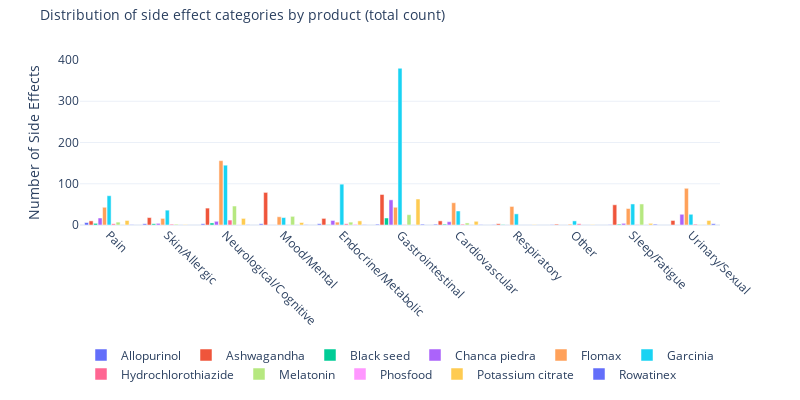

The code cell stored with this chart in its notebook:
### Markdown cell above
# 4. Side effects

### Code cell
def create_category_distribution(df, use_counts=False):
    """Create a grouped bar plot comparing side effect category distributions across medicines.
    
    Args:
        df: DataFrame with the side effects data
        use_counts: If True, show actual counts. If False, show percentages.
    """
    all_data = []
    for product in sorted(df['Product'].unique()):
        product_data = df[df['Product'] == product]
        category_counts = product_data['Category'].value_counts()
        
        if use_counts:
            values = category_counts.values
        else:
            values = (category_counts / len(product_data)) * 100
            
        category_df = pd.DataFrame({
            'Category': category_counts.index,
            'Value': values,
            'Product': product
        })
        all_data.append(category_df)

    plot_df = pd.concat(all_data)
    
    fig = px.bar(plot_df, 
                 x='Category', 
                 y='Value',
                 color='Product',
                 barmode='group',
                 width=PLOT_PARAMS['width'] * 2.0,
                 height=PLOT_PARAMS['height'] * 2.0)

    # Determine title and axis labels based on the mode
    metric = "total count" if use_counts else "percentage"
    y_axis_label = "Number of Side Effects" if use_counts else "Percentage of Side Effects"
    
    fig.update_layout(
        title=dict(
            text=f'Distribution of side effect categories by product ({metric})',
            y=0.95,
            yanchor='bottom'
        ),
        xaxis_title= None,
        yaxis_title=y_axis_label,
        template='plotly_white',
        bargap=0.15,
        bargroupgap=0.1,
        # margin=PLOT_PARAMS['margin'],
        title_font_size=PLOT_PARAMS['title_font_size'],
        xaxis=dict(tickangle=45),
        legend=dict(
            orientation='h',
            yanchor='top',
            y=-.7,
            xanchor='center',
            x=0.5,
            title=None
        )
    )

    for product_name in plot_df['Product'].unique():
        product_data = plot_df[plot_df['Product'] == product_name]
        hover_value = "Count: %{y}" if use_counts else "Percentage: %{y:.1f}%"
        fig.update_traces(
            customdata=product_data[['Product', 'Category']].values,
            hovertemplate=(
                "%{customdata[0]}<br>" +
                "Category: %{customdata[1]}<br>" +
                hover_value +
                "<extra></extra>"
            ),
            selector=dict(name=product_name)
        )
    
    return fig

def create_subcategory_distribution(df, category, use_counts=False):
    """Create a grouped bar plot for subcategories within a specific category.
    
    Args:
        df: DataFrame with the side effects data
        category: The main category to analyze
        use_counts: If True, show actual counts. If False, show percentages.
    """
    category_data = df[df['Category'] == category]
    
    all_data = []
    for product in sorted(category_data['Product'].unique()):
        product_data = category_data[category_data['Product'] == product]
        subcategory_counts = product_data['Subcategory'].value_counts()
        
        if use_counts:
            values = subcategory_counts.values
        else:
            # Calculate percentage relative to total side effects for the product
            values = (subcategory_counts / len(df[df['Product'] == product])) * 100
            
        subcategory_df = pd.DataFrame({
            'Subcategory': subcategory_counts.index,
            'Value': values,
            'Product': product
        })
        all_data.append(subcategory_df)

    plot_df = pd.concat(all_data)
    
    fig = px.bar(plot_df, 
                 x='Subcategory', 
                 y='Value',
                 color='Product',
                 barmode='group',
                 width=PLOT_PARAMS['width'] * 2.0,
                 height=PLOT_PARAMS['height'] * 2.0)

    # Determine title and axis labels based on the mode
    metric = "total count" if use_counts else "percentage"
    y_axis_label = "Number of Side Effects" if use_counts else "Percentage of Side Effects"
    
    fig.update_layout(
        title=dict(
            text=f'Distribution of {category} subcategories by product ({metric})',
            y=0.95,
            yanchor='bottom'
        ),
        xaxis_title=None,
        yaxis_title=y_axis_label,
        template='plotly_white',
        bargap=0.15,
        bargroupgap=0.1,
        # margin=PLOT_PARAMS['margin'],
        title_font_size=PLOT_PARAMS['title_font_size'],
        xaxis=dict(tickangle=45),
        legend=dict(
            orientation='h',
            yanchor='top',
            y=-0.7,
            xanchor='center',
            x=0.5,
            title=None
        )
    )

    for product_name in plot_df['Product'].unique():
        product_data = plot_df[plot_df['Product'] == product_name]
        hover_value = "Count: %{y}" if use_counts else "Percentage: %{y:.1f}%"
        fig.update_traces(
            customdata=product_data[['Product', 'Subcategory']].values,
            hovertemplate=(
                "%{customdata[0]}<br>" +
                "Subcategory: %{customdata[1]}<br>" +
                hover_value +
                "<extra></extra>"
            ),
            selector=dict(name=product_name)
        )
    
    return fig

def sanitize_filename(category):
    """Convert category name to filename-friendly format."""
    # Replace forward slashes and other special characters with hyphens
    sanitized = category.lower().replace('/', '-').replace(' ', '-')
    # Remove any other potentially problematic characters
    sanitized = ''.join(c for c in sanitized if c.isalnum() or c == '-')
    return sanitized

PLOT_PARAMS = {
    'width': 400,
    'height': 200,
    'margin': dict(l=50, r=50, t=50, b=50),
    'title_font_size': 14
}

# Usage:
df = pd.read_csv('csv-files/Kidney Stone Reviews - Summary - Side effects.csv')
# Create main category distribution
use_counts = True
metric = "total-count" if use_counts else "percentage"
fig_categories = create_category_distribution(df, use_counts=use_counts)
fig_categories.show()
# fig_categories.write_html(figfolder + "side-effects-category-distribution-" + metric + ".html")

for use_counts in [True, False]:
    metric = "total-count" if use_counts else "percentage"
    
    # Create and save main category distribution
    fig_categories = create_category_distribution(df, use_counts=use_counts)
    fig_categories.write_html(figfolder + f"side-effects-category-distribution-{metric}.html")
    
    # Get all unique categories and create plots for each
    categories = sorted(df['Category'].unique())
    
    for category in categories:
        # Create filename-friendly version of category name
        category_filename = sanitize_filename(category)
        
        # Create and save subcategory distribution
        fig_subcategories = create_subcategory_distribution(df, category, use_counts=use_counts)
        filename = f"side-effects-{category_filename}-subcategories-{metric}.html"
        # fig_subcategories.write_html(
        #     figfolder + f"side-effects-{category_filename}-subcategories-{metric}.html"
        # )

### Figure 1 — Plotly figure (JSON) as saved in the notebook; plotly's stock layout.template omitted (floating-point values rounded to 4 significant figures)
{"data": [{"alignmentgroup": "True", "customdata": [["Allopurinol", "Pain"], ["Allopurinol", "Skin/Allergic"], ["Allopurinol", "Neurological/Cognitive"], ["Allopurinol", "Mood/Mental"], ["Allopurinol", "Endocrine/Metabolic"], ["Allopurinol", "Gastrointestinal"], ["Allopurinol", "Cardiovascular"], ["Allopurinol", "Respiratory"], ["Allopurinol", "Other"], ["Allopurinol", "Sleep/Fatigue"]], "hovertemplate": "%{customdata[0]}<br>Category: %{customdata[1]}<br>Count: %{y}<extra></extra>", "legendgroup": "Allopurinol", "marker": {"color": "#636efa", "pattern": {"shape": ""}}, "name": "Allopurinol", "offsetgroup": "Allopurinol", "orientation": "v", "showlegend": true, "textposition": "auto", "type": "bar", "x": ["Pain", "Skin/Allergic", "Neurological/Cognitive", "Mood/Mental", "Endocrine/Metabolic", "Gastrointestinal", "Cardiovascular", "Respiratory", "Other", "Sleep/Fatigue"], "xaxis": "x", "y": [6, 3, 3, 3, 3, 2, 2, 1, 1, 1], "yaxis": "y"}, {"alignmentgroup": "True", "customdata": [["Ashwagandha", "Mood/Mental"], ["Ashwagandha", "Gastrointestinal"], ["Ashwagandha", "Sleep/Fatigue"], ["Ashwagandha", "Neurological/Cognitive"], ["Ashwagandha", "Skin/Allergic"], ["Ashwagandha", "Endocrine/Metabolic"], ["Ashwagandha", "Urinary/Sexual"], ["Ashwagandha", "Cardiovascular"], ["Ashwagandha", "Pain"], ["Ashwagandha", "Respiratory"], ["Ashwagandha", "Other"]], "hovertemplate": "%{customdata[0]}<br>Category: %{customdata[1]}<br>Count: %{y}<extra></extra>", "legendgroup": "Ashwagandha", "marker": {"color": "#EF553B", "pattern": {"shape": ""}}, "name": "Ashwagandha", "offsetgroup": "Ashwagandha", "orientation": "v", "showlegend": true, "textposition": "auto", "type": "bar", "x": ["Mood/Mental", "Gastrointestinal", "Sleep/Fatigue", "Neurological/Cognitive", "Skin/Allergic", "Endocrine/Metabolic", "Urinary/Sexual", "Cardiovascular", "Pain", "Respiratory", "Other"], "xaxis": "x", "y": [79, 74, 49, 41, 18, 16, 11, 10, 10, 3, 2], "yaxis": "y"}, {"alignmentgroup": "True", "customdata": [["Black seed", "Gastrointestinal"], ["Black seed", "Neurological/Cognitive"], ["Black seed", "Pain"], ["Black seed", "Skin/Allergic"], ["Black seed", "Sleep/Fatigue"], ["Black seed", "Cardiovascular"], ["Black seed", "Endocrine/Metabolic"], ["Black seed", "Respiratory"]], "hovertemplate": "%{customdata[0]}<br>Category: %{customdata[1]}<br>Count: %{y}<extra></extra>", "legendgroup": "Black seed", "marker": {"color": "#00cc96", "pattern": {"shape": ""}}, "name": "Black seed", "offsetgroup": "Black seed", "orientation": "v", "showlegend": true, "textposition": "auto", "type": "bar", "x": ["Gastrointestinal", "Neurological/Cognitive", "Pain", "Skin/Allergic", "Sleep/Fatigue", "Cardiovascular", "Endocrine/Metabolic", "Respiratory"], "xaxis": "x", "y": [17, 5, 4, 3, 2, 2, 1, 1], "yaxis": "y"}, {"alignmentgroup": "True", "customdata": [["Chanca piedra", "Gastrointestinal"], ["Chanca piedra", "Urinary/Sexual"], ["Chanca piedra", "Pain"], ["Chanca piedra", "Endocrine/Metabolic"], ["Chanca piedra", "Neurological/Cognitive"], ["Chanca piedra", "Cardiovascular"], ["Chanca piedra", "Sleep/Fatigue"], ["Chanca piedra", "Skin/Allergic"]], "hovertemplate": "%{customdata[0]}<br>Category: %{customdata[1]}<br>Count: %{y}<extra></extra>", "legendgroup": "Chanca piedra", "marker": {"color": "#ab63fa", "pattern": {"shape": ""}}, "name": "Chanca piedra", "offsetgroup": "Chanca piedra", "orientation": "v", "showlegend": true, "textposition": "auto", "type": "bar", "x": ["Gastrointestinal", "Urinary/Sexual", "Pain", "Endocrine/Metabolic", "Neurological/Cognitive", "Cardiovascular", "Sleep/Fatigue", "Skin/Allergic"], "xaxis": "x", "y": [61, 26, 17, 11, 9, 8, 4, 4], "yaxis": "y"}, {"alignmentgroup": "True", "customdata": [["Flomax", "Neurological/Cognitive"], ["Flomax", "Urinary/Sexual"], ["Flomax", "Cardiovascular"], ["Flomax", "Respiratory"], ["Flomax", "Gastrointestinal"], ["Flomax", "Pain"], ["Flomax", "Sleep/Fatigue"], ["Flomax", "Mood/Mental"], ["Flomax", "Skin/Allergic"], ["Flomax", "Endocrine/Metabolic"], ["Flomax", "Other"]], "hovertemplate": "%{customdata[0]}<br>Category: %{customdata[1]}<br>Count: %{y}<extra></extra>", "legendgroup": "Flomax", "marker": {"color": "#FFA15A", "pattern": {"shape": ""}}, "name": "Flomax", "offsetgroup": "Flomax", "orientation": "v", "showlegend": true, "textposition": "auto", "type": "bar", "x": ["Neurological/Cognitive", "Urinary/Sexual", "Cardiovascular", "Respiratory", "Gastrointestinal", "Pain", "Sleep/Fatigue", "Mood/Mental", "Skin/Allergic", "Endocrine/Metabolic", "Other"], "xaxis": "x", "y": [156, 89, 54, 45, 43, 43, 40, 20, 16, 7, 2], "yaxis": "y"}, {"alignmentgroup": "True", "customdata": [["Garcinia", "Gastrointestinal"], ["Garcinia", "Neurological/Cognitive"], ["Garcinia", "Endocrine/Metabolic"], ["Garcinia", "Pain"], ["Garcinia", "Sleep/Fatigue"], ["Garcinia", "Skin/Allergic"], ["Garcinia", "Cardiovascular"], ["Garcinia", "Respiratory"], ["Garcinia", "Urinary/Sexual"], ["Garcinia", "Mood/Mental"], ["Garcinia", "Other"]], "hovertemplate": "%{customdata[0]}<br>Category: %{customdata[1]}<br>Count: %{y}<extra></extra>", "legendgroup": "Garcinia", "marker": {"color": "#19d3f3", "pattern": {"shape": ""}}, "name": "Garcinia", "offsetgroup": "Garcinia", "orientation": "v", "showlegend": true, "textposition": "auto", "type": "bar", "x": ["Gastrointestinal", "Neurological/Cognitive", "Endocrine/Metabolic", "Pain", "Sleep/Fatigue", "Skin/Allergic", "Cardiovascular", "Respiratory", "Urinary/Sexual", "Mood/Mental", "Other"], "xaxis": "x", "y": [380, 145, 99, 71, 51, 36, 34, 27, 26, 18, 10], "yaxis": "y"}, {"alignmentgroup": "True", "customdata": [["Hydrochlorothiazide", "Neurological/Cognitive"], ["Hydrochlorothiazide", "Endocrine/Metabolic"], ["Hydrochlorothiazide", "Pain"], ["Hydrochlorothiazide", "Other"], ["Hydrochlorothiazide", "Cardiovascular"], ["Hydrochlorothiazide", "Urinary/Sexual"], ["Hydrochlorothiazide", "Skin/Allergic"], ["Hydrochlorothiazide", "Gastrointestinal"], ["Hydrochlorothiazide", "Sleep/Fatigue"]], "hovertemplate": "%{customdata[0]}<br>Category: %{customdata[1]}<br>Count: %{y}<extra></extra>", "legendgroup": "Hydrochlorothiazide", "marker": {"color": "#FF6692", "pattern": {"shape": ""}}, "name": "Hydrochlorothiazide", "offsetgroup": "Hydrochlorothiazide", "orientation": "v", "showlegend": true, "textposition": "auto", "type": "bar", "x": ["Neurological/Cognitive", "Endocrine/Metabolic", "Pain", "Other", "Cardiovascular", "Urinary/Sexual", "Skin/Allergic", "Gastrointestinal", "Sleep/Fatigue"], "xaxis": "x", "y": [12, 3, 3, 3, 2, 2, 2, 1, 1], "yaxis": "y"}, {"alignmentgroup": "True", "customdata": [["Melatonin", "Sleep/Fatigue"], ["Melatonin", "Neurological/Cognitive"], ["Melatonin", "Gastrointestinal"], ["Melatonin", "Mood/Mental"], ["Melatonin", "Endocrine/Metabolic"], ["Melatonin", "Pain"], ["Melatonin", "Cardiovascular"], ["Melatonin", "Skin/Allergic"], ["Melatonin", "Urinary/Sexual"]], "hovertemplate": "%{customdata[0]}<br>Category: %{customdata[1]}<br>Count: %{y}<extra></extra>", "legendgroup": "Melatonin", "marker": {"color": "#B6E880", "pattern": {"shape": ""}}, "name": "Melatonin", "offsetgroup": "Melatonin", "orientation": "v", "showlegend": true, "textposition": "auto", "type": "bar", "x": ["Sleep/Fatigue", "Neurological/Cognitive", "Gastrointestinal", "Mood/Mental", "Endocrine/Metabolic", "Pain", "Cardiovascular", "Skin/Allergic", "Urinary/Sexual"], "xaxis": "x", "y": [51, 46, 25, 21, 7, 7, 5, 2, 1], "yaxis": "y"}, {"alignmentgroup": "True", "customdata": [["Phosfood", "Endocrine/Metabolic"], ["Phosfood", "Neurological/Cognitive"]], "hovertemplate": "%{customdata[0]}<br>Category: %{customdata[1]}<br>Count: %{y}<extra></extra>", "legendgroup": "Phosfood", "marker": {"color": "#FF97FF", "pattern": {"shape": ""}}, "name": "Phosfood", "offsetgroup": "Phosfood", "orientation": "v", "showlegend": true, "textposition": "auto", "type": "bar", "x": ["Endocrine/Metabolic", "Neurological/Cognitive"], "xaxis": "x", "y": [2, 1], "yaxis": "y"}, {"alignmentgroup": "True", "customdata": [["Potassium citrate", "Gastrointestinal"], ["Potassium citrate", "Neurological/Cognitive"], ["Potassium citrate", "Pain"], ["Potassium citrate", "Urinary/Sexual"], ["Potassium citrate", "Endocrine/Metabolic"], ["Potassium citrate", "Cardiovascular"], ["Potassium citrate", "Mood/Mental"], ["Potassium citrate", "Sleep/Fatigue"], ["Potassium citrate", "Other"], ["Potassium citrate", "Skin/Allergic"], ["Potassium citrate", "Respiratory"]], "hovertemplate": "%{customdata[0]}<br>Category: %{customdata[1]}<br>Count: %{y}<extra></extra>", "legendgroup": "Potassium citrate", "marker": {"color": "#FECB52", "pattern": {"shape": ""}}, "name": "Potassium citrate", "offsetgroup": "Potassium citrate", "orientation": "v", "showlegend": true, "textposition": "auto", "type": "bar", "x": ["Gastrointestinal", "Neurological/Cognitive", "Pain", "Urinary/Sexual", "Endocrine/Metabolic", "Cardiovascular", "Mood/Mental", "Sleep/Fatigue", "Other", "Skin/Allergic", "Respiratory"], "xaxis": "x", "y": [63, 16, 11, 11, 10, 9, 6, 4, 1, 1, 1], "yaxis": "y"}, {"alignmentgroup": "True", "customdata": [["Rowatinex", "Urinary/Sexual"], ["Rowatinex", "Gastrointestinal"], ["Rowatinex", "Sleep/Fatigue"], ["Rowatinex", "Endocrine/Metabolic"], ["Rowatinex", "Pain"], ["Rowatinex", "Mood/Mental"], ["Rowatinex", "Neurological/Cognitive"], ["Rowatinex", "Cardiovascular"]], "hovertemplate": "%{customdata[0]}<br>Category: %{customdata[1]}<br>Count: %{y}<extra></extra>", "legendgroup": "Rowatinex", "marker": {"color": "#636efa", "pattern": {"shape": ""}}, "name": "Rowatinex", "offsetgroup": "Rowatinex", "orientation": "v", "showlegend": true, "textposition": "auto", "type": "bar", "x": ["Urinary/Sexual", "Gastrointestinal", "Sleep/Fatigue", "Endocrine/Metabolic", "Pain", "Mood/Mental", "Neurological/Cognitive", "Cardiovascular"], "xaxis": "x", "y": [3, 2, 2, 1, 1, 1, 1, 1], "yaxis": "y"}], "layout": {"bargap": 0.15, "bargroupgap": 0.1, "barmode": "group", "height": 400, "legend": {"orientation": "h", "title": {}, "tracegroupgap": 0, "x": 0.5, "xanchor": "center", "y": -0.7, "yanchor": "top"}, "margin": {"t": 60}, "title": {"font": {"size": 14}, "text": "Distribution of side effect categories by product (total count)", "y": 0.95, "yanchor": "bottom"}, "width": 800, "xaxis": {"anchor": "y", "domain": [0, 1], "tickangle": 45, "title": {}}, "yaxis": {"anchor": "x", "domain": [0, 1], "title": {"text": "Number of Side Effects"}}}}
